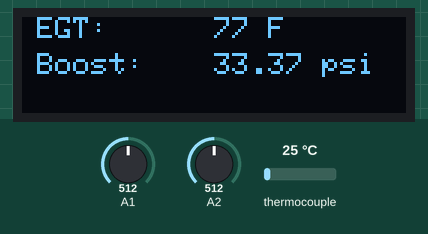
Recording of a sketch running on a simulated Arduino Uno, built with avr-gcc and run on an emulated ATmega328P. Shown: 128×32 one-colour display. Inputs (shaded band) come from the test bench; at power-on: A1 = 512, thermocouple 25 °C, A2 = 512.

Above: at 6.5 s.
6.6 s: A1 set to 220
At 12.7 s:
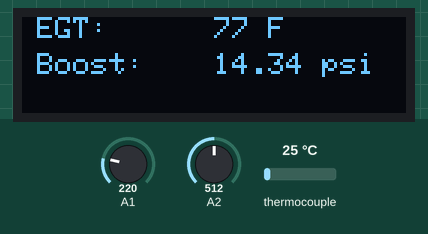
13.0 s: thermocouple set to 6 °C
At 13.3 s:
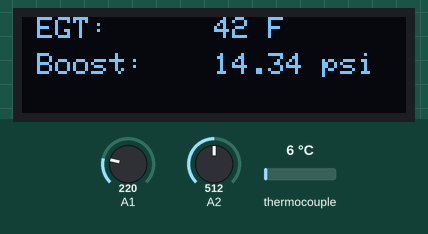
19.4 s: A1 set to 240
At 20.2 s:
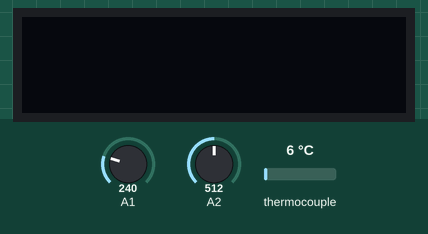
25.8 s: A1 set to 214
At 32.4 s:
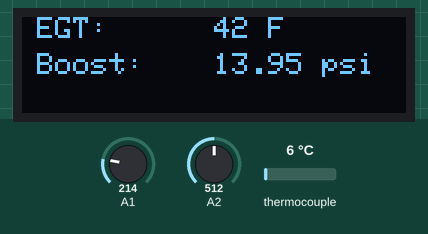
32.7 s: thermocouple set to 75 °C
At 33.2 s:
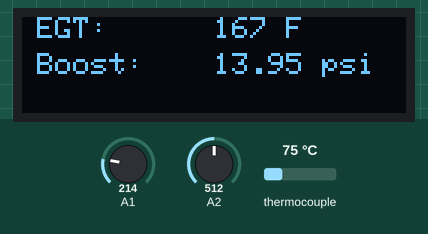
39.1 s: thermocouple set to 150 °C
At 40.5 s:
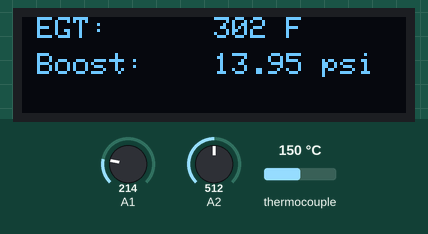
Timing chart, 0 to 42.1 s (numbered marks = the images above; inputs shaded):
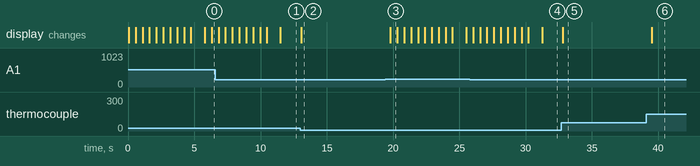

The sketch:

trucksensor_rev2.ino
```cpp
#include <Adafruit_GFX.h>
#include <Adafruit_SSD1306.h>
#include <max6675.h>

#define SCREEN_WIDTH 128
#define SCREEN_HEIGHT 32
#define OLED_MOSI   9
#define OLED_CLK   10
#define OLED_DC    11
#define OLED_CS    12
#define OLED_RESET 13

Adafruit_SSD1306 display(SCREEN_WIDTH, SCREEN_HEIGHT,
                         OLED_MOSI, OLED_CLK, OLED_DC, OLED_RESET, OLED_CS);

const float maxEGT = 1100; // Example maximum EGT threshold
const float maxBoost = 15; // Example maximum boost threshold
const float maxEngineTemp = 230; // Example maximum engine temperature threshold
const float minBatteryVoltage = 11.5; // Example minimum battery voltage threshold
const float maxBatteryVoltage = 14.9;

int thermoCLK = 8;  // CLK pin connected to MAX6675
int thermoCS = 7;   // CS pin connected to MAX6675
int thermoDO = 6;   // DO pin connected to MAX6675

MAX6675 thermocouple(thermoCLK, thermoCS, thermoDO);

void setup() {
  Serial.begin(9600);

  if (!display.begin(SSD1306_SWITCHCAPVCC)) {
    Serial.println(F("SSD1306 allocation failed"));
    for (;;)
      ; // Don't proceed, loop forever
  }
}

void displaySensorValues(int egt, float boost, int engineTemp, float batteryVoltage) {
  display.clearDisplay();

  display.setTextSize(1);
  display.setTextColor(SSD1306_WHITE);
  display.setCursor(5, 0);
  display.print(F("EGT: "));
  display.setCursor(64, 0);
  display.print(egt);
  display.println(F(" F"));

  display.setCursor(5, 12);
  display.print(F("Boost: "));
  display.setCursor(64, 12);
  display.print(boost);
  display.println(F(" psi"));

//  display.setCursor(0, 25);
//  display.print(F("T: "));
//  display.print(engineTemp);
//  display.println(F(" F"));

//  display.setCursor(80, 25);
//  display.print(F("V: "));
//  display.print(batteryVoltage);

  display.display();
}

void flashAlert(float egt, float boost, float engineTemp, float batteryVoltage) {
  for (int i = 0; i < 5; i++) { // Flash alert 5 times
    display.clearDisplay();
    display.display();
    delay(500);

    displaySensorValues(egt, boost, engineTemp, batteryVoltage); // Display current sensor values
    display.display();
    delay(500);
  }
}

void loop() {
  int egtValue = readEGT();        // Function to read EGT value
  float boostValue = readBoost();    // Function to read boost value
  int engineTempValue = readEngineTemp();       // Function to read engine temperature value
  float batteryVoltageValue = readBatteryVoltage(); // Function to read battery voltage value

  displaySensorValues(egtValue, boostValue, engineTempValue, batteryVoltageValue);

  if (egtValue > maxEGT || boostValue > maxBoost || engineTempValue > maxEngineTemp || batteryVoltageValue < minBatteryVoltage || batteryVoltageValue > maxBatteryVoltage) {
    flashAlert(egtValue, boostValue, engineTempValue, batteryVoltageValue);
  }

  delay(500); // Adjust delay as needed to control the refresh rate
}

float readEGT() {
  float temperature = thermocouple.readFahrenheit(); // Read temperature in Celsius from MAX6675
  return temperature;
}

float readBoost() {
  int rawValue = analogRead(A1); // Read boost value from pin A1
  float voltage = rawValue * (5.0 / 1023.0); // Convert raw value to voltage (0-5V)

  // Convert voltage to boost pressure using your specific calibration formula
  // Example: Assuming linear relationship from 0V to 4.5V for 0 psi to 60 psi
  float pressure = ((voltage - 0.0) / (4.5 - 0.0)) * (60 - 0);

  return pressure;
}

int readEngineTemp() {
  int rawValue = analogRead(A2); // Read engine temperature value from pin A2
  float voltage = rawValue * (5.0 / 1023.0); // Convert raw value to voltage (0-5V)

  // Convert voltage to engine temperature using your specific calibration formula
  // Example: Assuming linear relationship from 0V to 4.5V for 68°F to 302°F
  int temperature = static_cast<int>(((voltage - 0.0) / (4.5 - 0.0)) * (302 - 68) + 68);

  return temperature;
}

float readBatteryVoltage() {
  return 12.8; // Dummy value for testing
}
```

Measured:
- the behaviour switches between 231 and 230 on A1 (found by bisection; images 3 and 4)
- after the input at 6.6 s, the display: first differs from a run without the input after 4.9 s (image 1)
- after the input at 13.0 s, the display: changes after 0.06 s (image 2)
- after the input at 19.4 s, the display: first changes after 0.38 s (image 3 shows a later state)
- after the input at 25.8 s, the display: first differs from a run without the input after 5.4 s (image 4)
- after the input at 32.7 s, the display: changes after 0.09 s (image 5)
- after the input at 39.1 s, the display: changes after 0.42 s (image 6)
